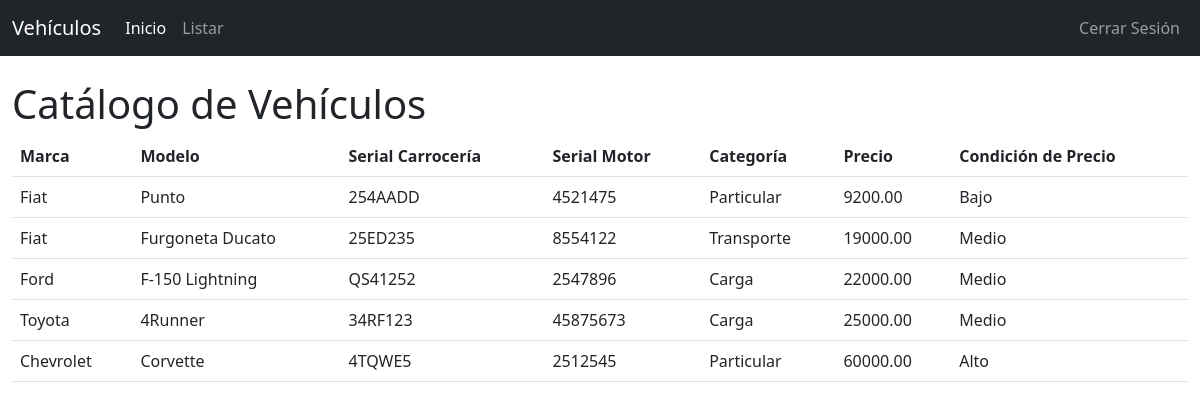
/index (signed in), run on the app's committed database.
### vehiculo/models.py (models this page shows, shortened)
class Vehiculo(models.Model):
    MARCAS = [
        ('Fiat', 'Fiat'),
        ('Chevrolet', 'Chevrolet'),
        ('Ford', 'Ford'),
        ('Toyota', 'Toyota'),
    ]
    CATEGORIAS = [
        ('Particular', 'Particular'),
        ('Transporte', 'Transporte'),
        ('Carga', 'Carga'),
    ]
    marca = models.CharField( max_length=20, choices=MARCAS, default='Ford',)
    modelo = models.CharField(max_length=100)
    serial_carroceria = models.CharField(max_length=50, unique=True)
    serial_motor = models.CharField(max_length=50, unique=True)
    categoria = models.CharField( max_length=20, choices=CATEGORIAS, default='Particular',)
    precio = models.DecimalField(max_digits=10, decimal_places=2)
    fecha_creacion = models.DateTimeField(auto_now_add=True)
    fecha_modificacion = models.DateTimeField(auto_now=True)
    class Meta:
        permissions = [
        ("visualizar_catalogo", "Puede visualizar catálogo de Vehículos"),
        ("add_vehiculomodel", "Can add Vehiculo model"),
        ]

### vehiculo/views.py (the view)
# urls.py: path('index', views.index, name='index'),
def index(request):
    vehiculos = Vehiculo.objects.all()
    return render(request, "index.html", {"vehiculos": vehiculos})

### vehiculo/templates/index.html (shortened to what this page needs)
<!DOCTYPE html>
<html lang="es">
<head>
    <link href="https://cdn.jsdelivr.net/npm/bootstrap@5.3.0-alpha3/dist/css/bootstrap.min.css" rel="stylesheet">
</head>
<body>
    <nav class="navbar navbar-expand-lg navbar-dark bg-dark">
      <div class="container-fluid">
          <a class="navbar-brand" href="{% url 'index' %}">Vehículos</a>
          <div class="collapse navbar-collapse" id="navbarNav">
            <ul class="navbar-nav me-auto">
              <li class="nav-item">
                  <a class="nav-link active" aria-current="page" href="{% url 'index' %}">Inicio</a>
              </li>
              {% if user.is_authenticated %}
                  <li class="nav-item">
                      <a class="nav-link" href="{% url 'listar_vehiculos' %}">Listar</a>
                  </li>
              {% endif %}
            </ul>
              <ul class="navbar-nav">
                  {% if user.is_authenticated %}
                      <li class="nav-item">
                          <a class="nav-link" href="{% url 'logout' %}">Cerrar Sesión</a>
                      </li>
                  {% endif %}
              </ul>
          </div>
      </div>
  </nav>
    <div class="container-fluid mt-4">
      <main>
          {% block content %}
              <h1>Catálogo de Vehículos</h1>
              {% if user.is_authenticated %}
                  {% if vehiculos %}
                  <table class="table table-hover">
                    <thead>
                      <tr>
                        <th scope="col">Marca</th>
                        <th scope="col">Modelo</th>
                        <th scope="col">Serial Carrocería</th>
                        <th scope="col">Serial Motor</th>
                        <th scope="col">Categoría</th>
                        <th scope="col">Precio</th>
                        <th scope="col">Condición de Precio</th>
                      </tr>
                    </thead>
                    <tbody>
                      {% for vehiculo in vehiculos %}
                        <tr>
                          <td>{{ vehiculo.marca }}</td>
                          <td>{{ vehiculo.modelo }}</td>
                          <td>{{ vehiculo.serial_carroceria }}</td>
                          <td>{{ vehiculo.serial_motor }}</td>
                          <td>{{ vehiculo.categoria }}</td>
                          <td>{{ vehiculo.precio }}</td>
                          <td>
                            {% if vehiculo.precio <= 10000 %}
                              Bajo
                            {% elif vehiculo.precio > 10000 and vehiculo.precio <= 30000 %}
                              Medio
                            {% else %}
                              Alto
                            {% endif %}
                          </td>
                        </tr>
                      {% endfor %}
                    </tbody>
                  </table>
                  {% else %}
                      <p>No hay vehículos disponibles.</p>
                  {% endif %}
              {% else %}
                  <p class="text-danger">Debes iniciar sesión para ver los vehículos.</p>
              {% endif %}
          {% endblock content %}
      </main>
  </div>
</body>
</html>

### data on the page
Vehiculo: marca "Fiat", modelo "Punto", serial_carroceria "254AADD", serial_motor "4521475", categoria "Particular", precio "9200.00", shows "Bajo"
Vehiculo: marca "Fiat", modelo "Furgoneta Ducato", serial_carroceria "25ED235", serial_motor "8554122", categoria "Transporte", precio "19000.00", shows "Medio"
Vehiculo: marca "Ford", modelo "F-150 Lightning", serial_carroceria "QS41252", serial_motor "2547896", categoria "Carga", precio "22000.00", shows "Medio"
Vehiculo: marca "Toyota", modelo "4Runner", serial_carroceria "34RF123", serial_motor "45875673", categoria "Carga", precio "25000.00", shows "Medio"
Vehiculo: marca "Chevrolet", modelo "Corvette", serial_carroceria "4TQWE5", serial_motor "2512545", categoria "Particular", precio "60000.00", shows "Alto"
